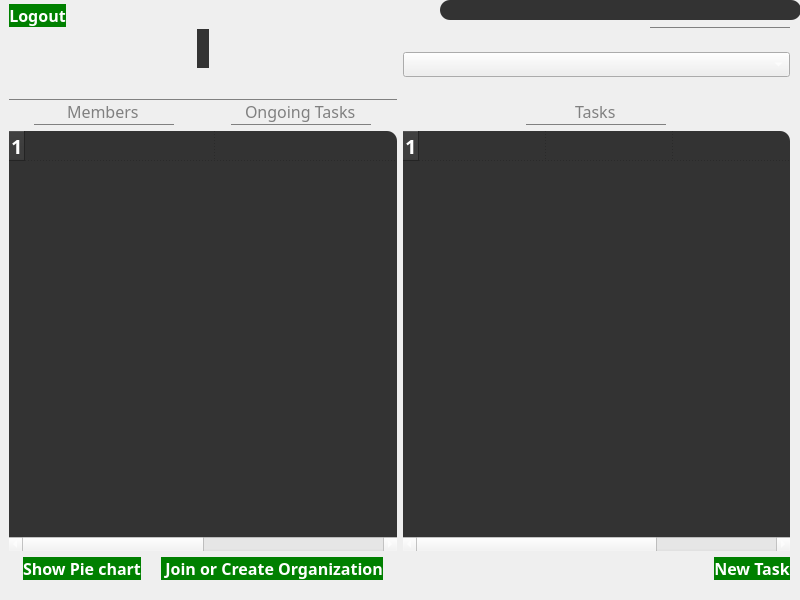
<?xml version="1.0" encoding="UTF-8"?>
<ui version="4.0">
 <class>AdminViewWindow</class>
 <widget class="QWidget" name="AdminViewWindow">
  <property name="geometry">
   <rect>
    <x>0</x>
    <y>0</y>
    <width>800</width>
    <height>600</height>
   </rect>
  </property>
  <property name="windowTitle">
   <string>Form</string>
  </property>
  <property name="styleSheet">
   <string notr="true">*{
	font-family:century gothic;
	color:white;
}

QFrame
{
	font-family:century gothic;
	font-size:20px;
	font:bold;
	background:#333;
	border-radius:10px;
}

QPushButton
{
	color:white;
	font:bold;
	font-size:16px;
	background:green;
	border-radius:15px;
}
QToolButton
{
	background:green;
	border-radius:60px;
}
QLabel
{
	color:green;
}
QLineEdit
{
	background:transparent;
	border:none;
	border-bottom: 1px solid grey;
	color:grey;
	font-size: 16px;
}</string>
  </property>
  <widget class="QLabel" name="Lusername">
   <property name="geometry">
    <rect>
     <x>440</x>
     <y>0</y>
     <width>361</width>
     <height>20</height>
    </rect>
   </property>
   <property name="text">
    <string/>
   </property>
  </widget>
  <widget class="QWidget" name="horizontalLayoutWidget">
   <property name="geometry">
    <rect>
     <x>9</x>
     <y>29</y>
     <width>781</width>
     <height>71</height>
    </rect>
   </property>
   <layout class="QHBoxLayout" name="horizontalLayout">
    <item>
     <layout class="QVBoxLayout" name="verticalLayout">
      <item alignment="Qt::AlignHCenter">
       <widget class="QLabel" name="label">
        <property name="text">
         <string>&lt;Organization name&gt;</string>
        </property>
       </widget>
      </item>
      <item>
       <widget class="QLineEdit" name="LEcode">
        <property name="enabled">
         <bool>false</bool>
        </property>
        <property name="sizePolicy">
         <sizepolicy hsizetype="Preferred" vsizetype="Fixed">
          <horstretch>0</horstretch>
          <verstretch>0</verstretch>
         </sizepolicy>
        </property>
        <property name="alignment">
         <set>Qt::AlignCenter</set>
        </property>
       </widget>
      </item>
     </layout>
    </item>
    <item>
     <widget class="QComboBox" name="CBselectOrganization">
      <property name="minimumSize">
       <size>
        <width>72</width>
        <height>0</height>
       </size>
      </property>
     </widget>
    </item>
   </layout>
  </widget>
  <widget class="QWidget" name="horizontalLayoutWidget_2">
   <property name="geometry">
    <rect>
     <x>9</x>
     <y>99</y>
     <width>781</width>
     <height>481</height>
    </rect>
   </property>
   <layout class="QHBoxLayout" name="horizontalLayout_2">
    <item>
     <layout class="QVBoxLayout" name="verticalLayout_2">
      <item>
       <layout class="QHBoxLayout" name="horizontalLayout_3">
        <item alignment="Qt::AlignHCenter">
         <widget class="QLineEdit" name="LEmembers">
          <property name="enabled">
           <bool>false</bool>
          </property>
          <property name="text">
           <string>Members</string>
          </property>
          <property name="alignment">
           <set>Qt::AlignCenter</set>
          </property>
         </widget>
        </item>
        <item alignment="Qt::AlignHCenter">
         <widget class="QLineEdit" name="LEongoingTasks">
          <property name="enabled">
           <bool>false</bool>
          </property>
          <property name="text">
           <string>Ongoing Tasks</string>
          </property>
          <property name="alignment">
           <set>Qt::AlignCenter</set>
          </property>
         </widget>
        </item>
       </layout>
      </item>
      <item>
       <widget class="QTableWidget" name="TWmembers">
        <property name="enabled">
         <bool>false</bool>
        </property>
        <property name="gridStyle">
         <enum>Qt::DotLine</enum>
        </property>
        <property name="columnCount">
         <number>2</number>
        </property>
        <attribute name="horizontalHeaderVisible">
         <bool>false</bool>
        </attribute>
        <attribute name="horizontalHeaderCascadingSectionResizes">
         <bool>false</bool>
        </attribute>
        <attribute name="horizontalHeaderDefaultSectionSize">
         <number>190</number>
        </attribute>
        <attribute name="horizontalHeaderShowSortIndicator" stdset="0">
         <bool>false</bool>
        </attribute>
        <attribute name="horizontalHeaderStretchLastSection">
         <bool>false</bool>
        </attribute>
        <attribute name="verticalHeaderVisible">
         <bool>true</bool>
        </attribute>
        <attribute name="verticalHeaderCascadingSectionResizes">
         <bool>false</bool>
        </attribute>
        <attribute name="verticalHeaderShowSortIndicator" stdset="0">
         <bool>false</bool>
        </attribute>
        <attribute name="verticalHeaderStretchLastSection">
         <bool>false</bool>
        </attribute>
        <row>
         <property name="text">
          <string>1</string>
         </property>
        </row>
        <column/>
        <column/>
        <item row="0" column="0">
         <property name="text">
          <string/>
         </property>
        </item>
        <item row="0" column="1">
         <property name="text">
          <string/>
         </property>
        </item>
       </widget>
      </item>
      <item>
       <layout class="QHBoxLayout" name="horizontalLayout_5">
        <item>
         <widget class="QPushButton" name="PBshowChart">
          <property name="sizePolicy">
           <sizepolicy hsizetype="Fixed" vsizetype="Fixed">
            <horstretch>0</horstretch>
            <verstretch>0</verstretch>
           </sizepolicy>
          </property>
          <property name="text">
           <string>Show Pie chart</string>
          </property>
         </widget>
        </item>
        <item>
         <widget class="QPushButton" name="PBjoinORcreate">
          <property name="sizePolicy">
           <sizepolicy hsizetype="Fixed" vsizetype="Fixed">
            <horstretch>0</horstretch>
            <verstretch>0</verstretch>
           </sizepolicy>
          </property>
          <property name="text">
           <string> Join or Create Organization</string>
          </property>
         </widget>
        </item>
       </layout>
      </item>
     </layout>
    </item>
    <item>
     <layout class="QVBoxLayout" name="verticalLayout_3">
      <item alignment="Qt::AlignHCenter">
       <widget class="QLineEdit" name="LEtasks">
        <property name="enabled">
         <bool>false</bool>
        </property>
        <property name="text">
         <string>Tasks</string>
        </property>
        <property name="alignment">
         <set>Qt::AlignCenter</set>
        </property>
       </widget>
      </item>
      <item>
       <widget class="QTableWidget" name="TWtasks">
        <property name="enabled">
         <bool>false</bool>
        </property>
        <property name="gridStyle">
         <enum>Qt::DotLine</enum>
        </property>
        <property name="columnCount">
         <number>3</number>
        </property>
        <attribute name="horizontalHeaderVisible">
         <bool>false</bool>
        </attribute>
        <attribute name="horizontalHeaderDefaultSectionSize">
         <number>127</number>
        </attribute>
        <attribute name="horizontalHeaderStretchLastSection">
         <bool>false</bool>
        </attribute>
        <row>
         <property name="text">
          <string>1</string>
         </property>
        </row>
        <column/>
        <column/>
        <column/>
        <item row="0" column="0">
         <property name="text">
          <string/>
         </property>
        </item>
        <item row="0" column="1">
         <property name="text">
          <string/>
         </property>
        </item>
        <item row="0" column="2">
         <property name="text">
          <string/>
         </property>
        </item>
       </widget>
      </item>
      <item alignment="Qt::AlignRight">
       <widget class="QPushButton" name="PBnewTask">
        <property name="text">
         <string>New Task</string>
        </property>
       </widget>
      </item>
     </layout>
    </item>
   </layout>
  </widget>
  <widget class="QWidget" name="horizontalLayoutWidget_4">
   <property name="geometry">
    <rect>
     <x>9</x>
     <y>0</y>
     <width>781</width>
     <height>31</height>
    </rect>
   </property>
   <layout class="QHBoxLayout" name="horizontalLayout_4">
    <item alignment="Qt::AlignLeft">
     <widget class="QPushButton" name="PBlogout">
      <property name="text">
       <string>Logout</string>
      </property>
     </widget>
    </item>
    <item alignment="Qt::AlignRight">
     <widget class="QLineEdit" name="LEusername">
      <property name="enabled">
       <bool>false</bool>
      </property>
      <property name="alignment">
       <set>Qt::AlignCenter</set>
      </property>
     </widget>
    </item>
   </layout>
  </widget>
 </widget>
 <resources/>
 <connections/>
</ui>
